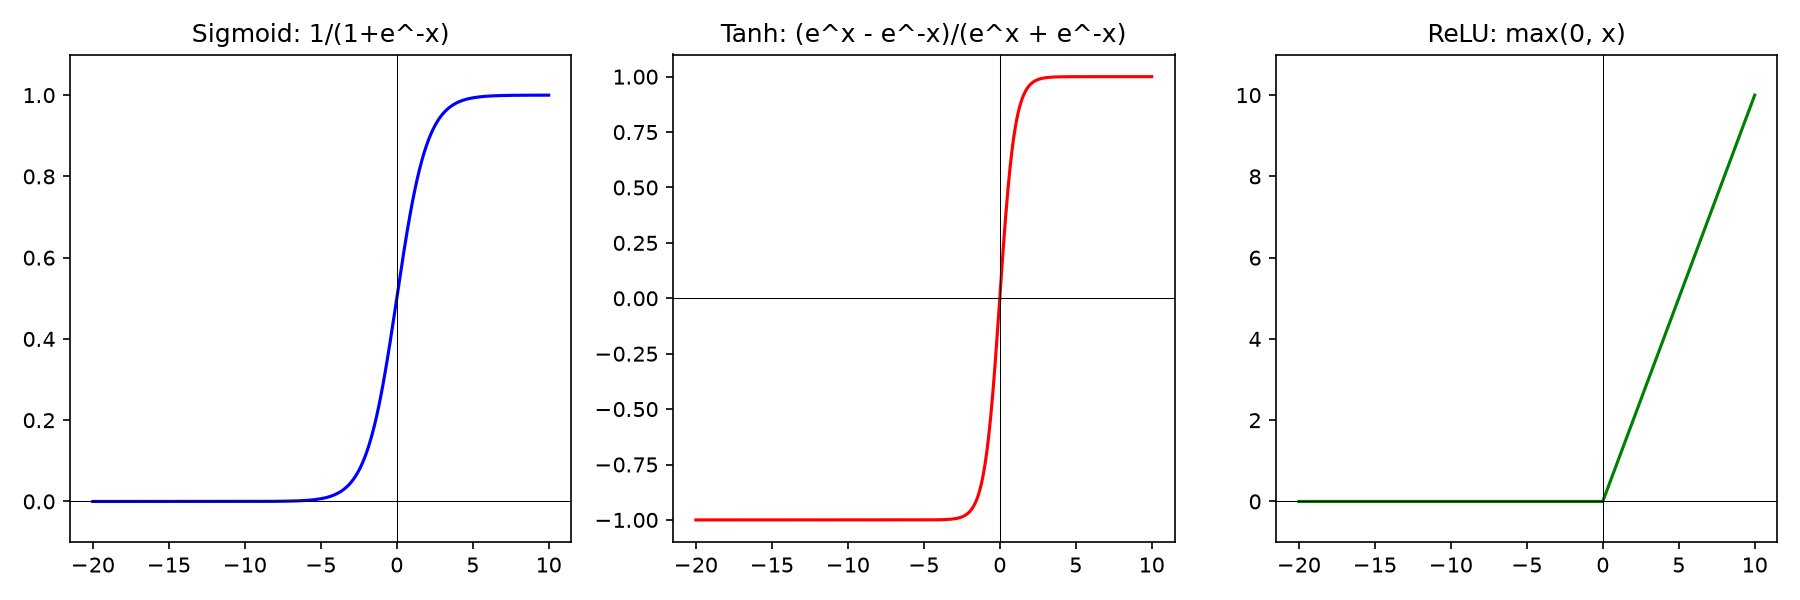

The script that saved this image:
import numpy as np
import matplotlib.pyplot as plt

# 1. Define the functions
def sigmoid(x):
    return 1 / (1 + np.exp(-x))

def tanh(x):
    return np.tanh(x)

def relu(x):
    return np.maximum(0, x)

# 2. Create data from -20 to 10
x = np.linspace(-20, 10, 400) 

# 3. Calculate y values
y_sig = sigmoid(x)
y_tanh = tanh(x)
y_relu = relu(x)

# 4. Plot all 3
plt.figure(figsize=(12, 4))

plt.subplot(1, 3, 1)
plt.plot(x, y_sig, color='blue')
plt.title('Sigmoid: 1/(1+e^-x)')
plt.axhline(0, color='black', lw=0.5); plt.axvline(0, color='black', lw=0.5)
plt.ylim(-0.1, 1.1)

plt.subplot(1, 3, 2)
plt.plot(x, y_tanh, color='red')
plt.title('Tanh: (e^x - e^-x)/(e^x + e^-x)')
plt.axhline(0, color='black', lw=0.5); plt.axvline(0, color='black', lw=0.5)
plt.ylim(-1.1, 1.1)

plt.subplot(1, 3, 3)
plt.plot(x, y_relu, color='green')
plt.title('ReLU: max(0, x)')
plt.axhline(0, color='black', lw=0.5); plt.axvline(0, color='black', lw=0.5)
plt.ylim(-1, 11)

plt.tight_layout()
plt.savefig('activation_functions.png', dpi=150) # Save for README
plt.show()
